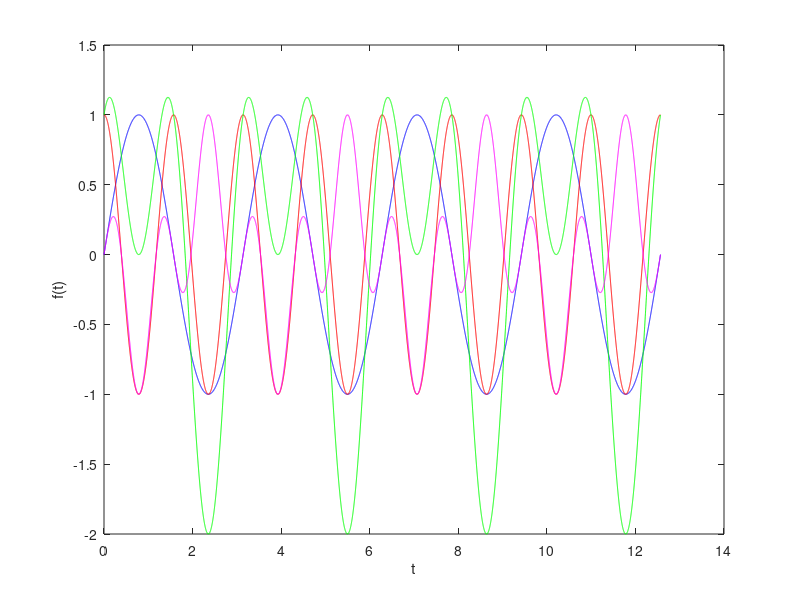

MATLAB code for this plot:
%% *Consigna de la clase #B (15 minutos)*
%
% Implementar un script en Matlab que ejecute las siguientes acciones:
%
% 1. Generar un vector denominado t definido entre 0 y 4pi a pasos temporales de valor dt=0.001
%
% 2. Calcular sen(2t) y almacenarlo en el vector Sa
%
% 3. Calcular cos(4t) y almacenarlo en el vector Sb
%
% 4. Generar una funcion denominada CALC que reciba los vectores Sa y Sb y proporcione como resultado la suma y el producto elemento a elemento
%
% 5. Graficar en una misma ventana: un eje con Sa en azul, otro con Sb en rojo, un tercero con el resultado de la suma (en verde, punteado) y un cuarto con el resultado del producto (en magenta, a rayas). Los ejes deberan estar ajustados, con sus etiquetas correspondientes y una leyenda identificando cada relacion funcional
%
% *************************************************************************
% SOLUCION
% *************************************************************************

t = 0:0.001:4*pi;
Sa = sin(2*t);
Sb = cos(4*t);

calc = @(Sa,Sb) Sa+Sb;
calc2 = @(Sa,Sb) Sa.*Sb;

plot(t,Sa,'b',t,Sb,'r',t,calc(Sa,Sb),'g',t,calc2(Sa,Sb),'m')
xlabel('t')
ylabel('f(t)')

